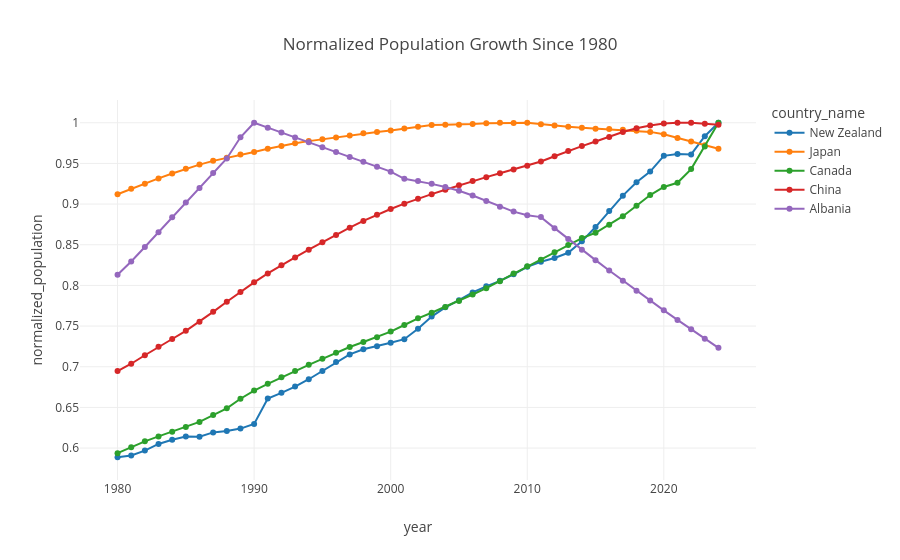

The notebook cell this image was saved under:
### Markdown cell above
This may seem like a lot of additonal steps for this relatively small amount of demo data we are using.  But as you scale up to many Gigabytes with thousands of Parquet files in a lakehouse architecture, this approach will generate significant performance gains.

Final step is to bring our analysis to life with a chart.

### Code cell
# Plot the result one line per country showing normalized population over time
line_chart = px.line(
    data.collect(),
    x="year",
    y="normalized_population",
    color="country_name",
    title="Normalized Population Growth Since 1980",
    markers=True
)
line_chart.show()

### Figure 1 — Plotly figure (JSON) as saved in the notebook; plotly's stock layout.template omitted (floating-point values rounded to 4 significant figures)
{"data": [{"hovertemplate": "country_name=New Zealand<br>year=%{x}<br>normalized_population=%{y}<extra></extra>", "legendgroup": "New Zealand", "line": {"color": "#1F77B4", "dash": "solid"}, "marker": {"symbol": "circle"}, "mode": "lines+markers", "name": "New Zealand", "orientation": "v", "showlegend": true, "type": "scatter", "x": [1980, 1981, 1982, 1983, 1984, 1985, 1986, 1987, 1988, 1989, 1990, 1991, 1992, 1993, 1994, 1995, 1996, 1997, 1998, 1999, 2000, 2001, 2002, 2003, 2004, 2005, 2006, 2007, 2008, 2009, 2010, 2011, 2012, 2013, 2014, 2015, 2016, 2017, 2018, 2019, 2020, 2021, 2022, 2023, 2024], "xaxis": "x", "y": [0.5887, 0.591, 0.5969, 0.6051, 0.6103, 0.6141, 0.614, 0.6193, 0.621, 0.624, 0.6297, 0.661, 0.6679, 0.6756, 0.6846, 0.6947, 0.7058, 0.7151, 0.7215, 0.7253, 0.7296, 0.7339, 0.7468, 0.7616, 0.773, 0.7818, 0.7914, 0.7988, 0.8056, 0.8137, 0.8228, 0.8291, 0.8337, 0.8401, 0.8542, 0.8718, 0.8916, 0.9104, 0.9268, 0.94, 0.9593, 0.9616, 0.9611, 0.9835, 1.0], "yaxis": "y"}, {"hovertemplate": "country_name=Japan<br>year=%{x}<br>normalized_population=%{y}<extra></extra>", "legendgroup": "Japan", "line": {"color": "#FF7F0E", "dash": "solid"}, "marker": {"symbol": "circle"}, "mode": "lines+markers", "name": "Japan", "orientation": "v", "showlegend": true, "type": "scatter", "x": [1980, 1981, 1982, 1983, 1984, 1985, 1986, 1987, 1988, 1989, 1990, 1991, 1992, 1993, 1994, 1995, 1996, 1997, 1998, 1999, 2000, 2001, 2002, 2003, 2004, 2005, 2006, 2007, 2008, 2009, 2010, 2011, 2012, 2013, 2014, 2015, 2016, 2017, 2018, 2019, 2020, 2021, 2022, 2023, 2024], "xaxis": "x", "y": [0.9121, 0.9187, 0.9251, 0.9316, 0.9376, 0.9435, 0.9486, 0.9531, 0.9571, 0.961, 0.9641, 0.9679, 0.9715, 0.9747, 0.9774, 0.9797, 0.9819, 0.9843, 0.987, 0.9888, 0.9904, 0.9928, 0.9951, 0.9973, 0.9976, 0.9977, 0.9983, 0.9995, 0.9999, 0.9998, 1.0, 0.9981, 0.9966, 0.9951, 0.9938, 0.9927, 0.9922, 0.9914, 0.9902, 0.9888, 0.9859, 0.9814, 0.977, 0.9723, 0.968], "yaxis": "y"}, {"hovertemplate": "country_name=Canada<br>year=%{x}<br>normalized_population=%{y}<extra></extra>", "legendgroup": "Canada", "line": {"color": "#2CA02C", "dash": "solid"}, "marker": {"symbol": "circle"}, "mode": "lines+markers", "name": "Canada", "orientation": "v", "showlegend": true, "type": "scatter", "x": [1980, 1981, 1982, 1983, 1984, 1985, 1986, 1987, 1988, 1989, 1990, 1991, 1992, 1993, 1994, 1995, 1996, 1997, 1998, 1999, 2000, 2001, 2002, 2003, 2004, 2005, 2006, 2007, 2008, 2009, 2010, 2011, 2012, 2013, 2014, 2015, 2016, 2017, 2018, 2019, 2020, 2021, 2022, 2023, 2024], "xaxis": "x", "y": [0.5938, 0.6011, 0.6083, 0.6144, 0.6202, 0.6259, 0.6321, 0.6405, 0.6489, 0.6606, 0.6707, 0.6791, 0.6871, 0.6947, 0.7024, 0.7097, 0.7172, 0.7243, 0.7304, 0.7363, 0.7432, 0.7513, 0.7595, 0.7664, 0.7736, 0.7809, 0.7889, 0.7966, 0.8052, 0.8145, 0.8236, 0.8317, 0.8408, 0.8497, 0.8582, 0.8648, 0.8746, 0.8851, 0.8979, 0.9111, 0.921, 0.9262, 0.943, 0.9708, 1.0], "yaxis": "y"}, {"hovertemplate": "country_name=China<br>year=%{x}<br>normalized_population=%{y}<extra></extra>", "legendgroup": "China", "line": {"color": "#D62728", "dash": "solid"}, "marker": {"symbol": "circle"}, "mode": "lines+markers", "name": "China", "orientation": "v", "showlegend": true, "type": "scatter", "x": [1980, 1981, 1982, 1983, 1984, 1985, 1986, 1987, 1988, 1989, 1990, 1991, 1992, 1993, 1994, 1995, 1996, 1997, 1998, 1999, 2000, 2001, 2002, 2003, 2004, 2005, 2006, 2007, 2008, 2009, 2010, 2011, 2012, 2013, 2014, 2015, 2016, 2017, 2018, 2019, 2020, 2021, 2022, 2023, 2024], "xaxis": "x", "y": [0.6947, 0.7037, 0.7141, 0.7245, 0.7341, 0.7442, 0.7553, 0.7675, 0.78, 0.792, 0.8038, 0.8148, 0.8248, 0.8344, 0.8439, 0.8531, 0.8621, 0.8709, 0.8793, 0.887, 0.894, 0.9005, 0.9066, 0.9122, 0.9177, 0.9231, 0.9282, 0.9331, 0.9379, 0.9426, 0.9471, 0.9523, 0.9588, 0.9652, 0.9713, 0.977, 0.9826, 0.9886, 0.9932, 0.9967, 0.9991, 1.0, 0.9999, 0.9988, 0.9976], "yaxis": "y"}, {"hovertemplate": "country_name=Albania<br>year=%{x}<br>normalized_population=%{y}<extra></extra>", "legendgroup": "Albania", "line": {"color": "#9467BD", "dash": "solid"}, "marker": {"symbol": "circle"}, "mode": "lines+markers", "name": "Albania", "orientation": "v", "showlegend": true, "type": "scatter", "x": [1980, 1981, 1982, 1983, 1984, 1985, 1986, 1987, 1988, 1989, 1990, 1991, 1992, 1993, 1994, 1995, 1996, 1997, 1998, 1999, 2000, 2001, 2002, 2003, 2004, 2005, 2006, 2007, 2008, 2009, 2010, 2011, 2012, 2013, 2014, 2015, 2016, 2017, 2018, 2019, 2020, 2021, 2022, 2023, 2024], "xaxis": "x", "y": [0.813, 0.8295, 0.8472, 0.8653, 0.8837, 0.9021, 0.9197, 0.9383, 0.9561, 0.9822, 1.0, 0.994, 0.988, 0.982, 0.976, 0.97, 0.9639, 0.9579, 0.9519, 0.9459, 0.9399, 0.9311, 0.9283, 0.9249, 0.921, 0.9163, 0.9105, 0.9037, 0.8968, 0.8908, 0.8863, 0.884, 0.8704, 0.8571, 0.844, 0.8311, 0.8183, 0.8058, 0.7935, 0.7813, 0.7693, 0.7576, 0.746, 0.7345, 0.7233], "yaxis": "y"}], "layout": {"legend": {"title": {"text": "country_name"}, "tracegroupgap": 0}, "title": {"text": "Normalized Population Growth Since 1980"}, "xaxis": {"anchor": "y", "domain": [0, 1], "title": {"text": "year"}}, "yaxis": {"anchor": "x", "domain": [0, 1], "title": {"text": "normalized_population"}}}}
